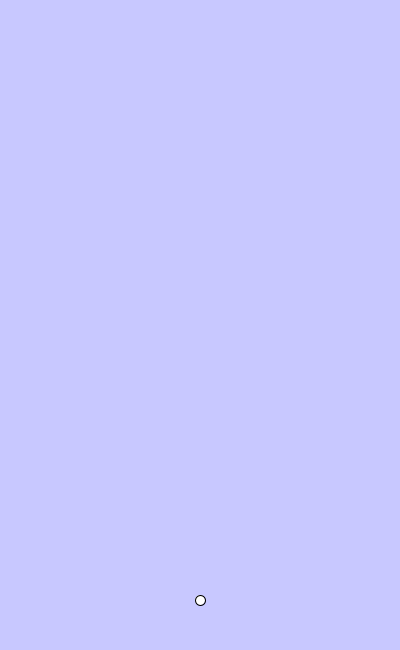
Frame 1 (no input)
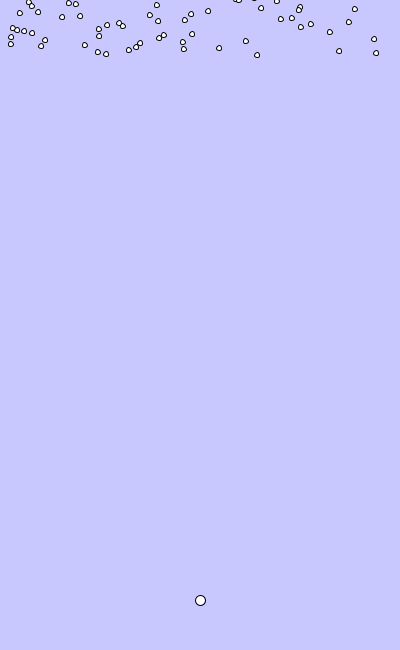
Frame 60 (the mouse pressed at the canvas centre just before this capture)
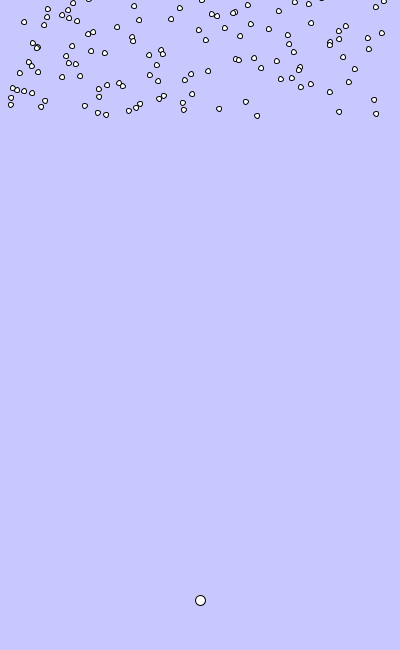
Frame 120 (the mouse held since frame 60 and released just before this capture)

The Processing sketch that drew these frames (run headless with seeded random() and noise(); from frame 60 on, the mouse is pressed at the canvas centre):

// Processing sketch: my_bubble_game
// ── my_bubble_game.pde
ArrayList<Bubble> bubs = new ArrayList<Bubble>();
Popper p;

void setup() {
  size(400, 650);
  p = new Popper();
}

void draw() {
  background(200, 200, 255);
  bubs.add(new Bubble());
  p.move();
  p.catchBubble(bubs);
  p.display();
  for (int i = bubs.size()-1; i >=0; i--) {
    Bubble b = bubs.get(i);
    b.move();
    b.display();
  }
}


// ── bubble_class.pde
class Bubble {
  PVector loc, vel, acc;
  int d;

  Bubble() {
    d = 5;
    loc = new PVector(random(d, width-d), -d);
    vel = new PVector(0, 1);
    acc = new PVector(0, .0001);
  }

  void display() {
    ellipse(loc.x, loc.y, d, d);
  }
  void move() {
    vel.add(acc);
    loc.add(vel);
  }
}


// ── popper_class.pde
class Popper {
  PVector loc;
  float d;

  Popper() {
    loc = new PVector(width/2, height-50);
    d = 10;
  }

  void display() {
    ellipse(loc.x, loc.y, d, d);
  }

  void move() {
    if (keyPressed) {
      if (key == CODED) {
        if (keyCode == LEFT) {
          loc.x--;
        } 
        if (keyCode == RIGHT) {
          loc.x++;
        }
      }
    }
  }

  void catchBubble(ArrayList<Bubble> bubbles) {
    for (int i = bubbles.size()-1; i >= 0; i--) {
      Bubble b = bubbles.get(i);
      if (loc.dist(b.loc) < d/2 + b.d/2) {
        d++;
        bubbles.remove(i);
      }
    }
  }
}
